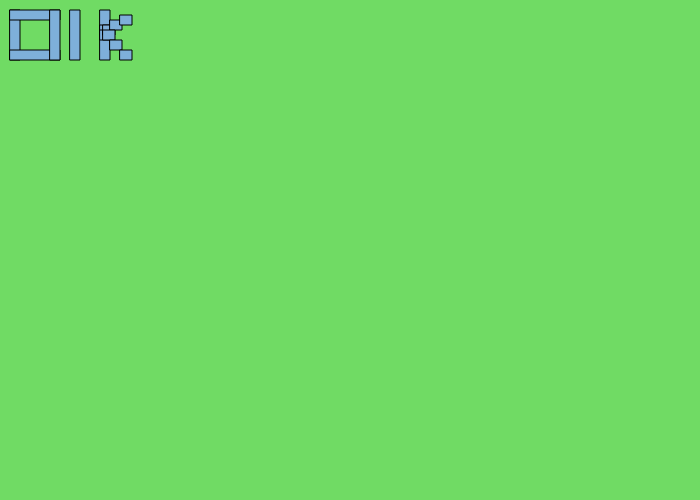
Frame 1 (no input)
Frame 60 (no input): identical to frame 1, image omitted
Frame 120 (the mouse pressed at the canvas centre since frame 60): identical to frame 1, image omitted

The p5.js sketch that drew this single still picture (run headless with seeded random() and noise() and a simulated clock; from frame 60 on, the mouse is pressed at the canvas centre):

// p5.js sketch
// ── sketch.js
function setup()
{
  //create a drawing service 700px wide, 500px tall
  createCanvas(700,500);

}

function draw()
{
  //create a background using RGB values
  background(112,219,100)

  // change the paint brush to a specific color according to RGB values
  fill	(126,175,218)  ;

  // create a rectangle at x,y coordinates 10,10 with length x height at 100 x 50
  rect(10,10,10,50);
  rect(10,10,50,10);
  rect(10,50,50,10);
  rect(50,10,10,50);
  rect(70,10,10,50);
  rect(100,10,10,50);
  rect(100,25,12,10);
  rect(100,30,12,10);
  rect(103,25,12,10);
  rect(110,20,12,10);
  rect(120,15,12,10);
  rect(103,30,12,10);
  rect(110,40,12,10);
  rect(120,50,12,10);
  
}
